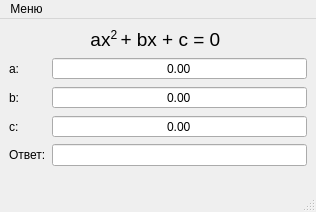
<?xml version="1.0" encoding="UTF-8"?>
<ui version="4.0">
 <class>MainWindow</class>
 <widget class="QMainWindow" name="MainWindow">
  <property name="geometry">
   <rect>
    <x>0</x>
    <y>0</y>
    <width>316</width>
    <height>212</height>
   </rect>
  </property>
  <property name="minimumSize">
   <size>
    <width>0</width>
    <height>212</height>
   </size>
  </property>
  <property name="maximumSize">
   <size>
    <width>16777215</width>
    <height>212</height>
   </size>
  </property>
  <property name="windowTitle">
   <string>Qt - задание №1</string>
  </property>
  <property name="windowOpacity">
   <double>1.000000000000000</double>
  </property>
  <widget class="QWidget" name="centralwidget">
   <layout class="QFormLayout" name="formLayout">
    <item row="1" column="0">
     <widget class="QLabel" name="label">
      <property name="text">
       <string>a:</string>
      </property>
     </widget>
    </item>
    <item row="2" column="0">
     <widget class="QLabel" name="label_2">
      <property name="text">
       <string>b:</string>
      </property>
     </widget>
    </item>
    <item row="3" column="0">
     <widget class="QLabel" name="label_3">
      <property name="text">
       <string>c:</string>
      </property>
     </widget>
    </item>
    <item row="4" column="0">
     <widget class="QLabel" name="label_4">
      <property name="text">
       <string>Ответ:</string>
      </property>
     </widget>
    </item>
    <item row="4" column="1">
     <widget class="QLineEdit" name="lineEditResult">
      <property name="alignment">
       <set>Qt::AlignCenter</set>
      </property>
      <property name="readOnly">
       <bool>true</bool>
      </property>
     </widget>
    </item>
    <item row="1" column="1">
     <widget class="QDoubleSpinBox" name="doubleSpinBoxA">
      <property name="wrapping">
       <bool>false</bool>
      </property>
      <property name="alignment">
       <set>Qt::AlignCenter</set>
      </property>
      <property name="buttonSymbols">
       <enum>QAbstractSpinBox::NoButtons</enum>
      </property>
      <property name="specialValueText">
       <string/>
      </property>
      <property name="showGroupSeparator" stdset="0">
       <bool>true</bool>
      </property>
      <property name="minimum">
       <double>-9999999.000000000000000</double>
      </property>
      <property name="maximum">
       <double>9999999.000000000000000</double>
      </property>
     </widget>
    </item>
    <item row="2" column="1">
     <widget class="QDoubleSpinBox" name="doubleSpinBoxB">
      <property name="wrapping">
       <bool>false</bool>
      </property>
      <property name="alignment">
       <set>Qt::AlignCenter</set>
      </property>
      <property name="buttonSymbols">
       <enum>QAbstractSpinBox::NoButtons</enum>
      </property>
      <property name="specialValueText">
       <string/>
      </property>
      <property name="showGroupSeparator" stdset="0">
       <bool>true</bool>
      </property>
      <property name="minimum">
       <double>-9999999.000000000000000</double>
      </property>
      <property name="maximum">
       <double>9999999.000000000000000</double>
      </property>
     </widget>
    </item>
    <item row="3" column="1">
     <widget class="QDoubleSpinBox" name="doubleSpinBoxC">
      <property name="wrapping">
       <bool>false</bool>
      </property>
      <property name="alignment">
       <set>Qt::AlignCenter</set>
      </property>
      <property name="buttonSymbols">
       <enum>QAbstractSpinBox::NoButtons</enum>
      </property>
      <property name="specialValueText">
       <string/>
      </property>
      <property name="keyboardTracking">
       <bool>true</bool>
      </property>
      <property name="showGroupSeparator" stdset="0">
       <bool>true</bool>
      </property>
      <property name="minimum">
       <double>-9999999.000000000000000</double>
      </property>
      <property name="maximum">
       <double>9999999.000000000000000</double>
      </property>
     </widget>
    </item>
    <item row="0" column="0" colspan="2">
     <widget class="QLabel" name="label_5">
      <property name="text">
       <string>&lt;html&gt;&lt;head/&gt;&lt;body&gt;&lt;p&gt;&lt;span style=&quot; font-size:14pt;&quot;&gt;ax&lt;/span&gt;&lt;span style=&quot; font-size:14pt; vertical-align:super;&quot;&gt;2 &lt;/span&gt;&lt;span style=&quot; font-size:14pt;&quot;&gt;+ bx + c = 0 &lt;/span&gt;&lt;/p&gt;&lt;/body&gt;&lt;/html&gt;</string>
      </property>
      <property name="alignment">
       <set>Qt::AlignCenter</set>
      </property>
     </widget>
    </item>
   </layout>
  </widget>
  <widget class="QMenuBar" name="menubar">
   <property name="geometry">
    <rect>
     <x>0</x>
     <y>0</y>
     <width>316</width>
     <height>22</height>
    </rect>
   </property>
   <widget class="QMenu" name="menu">
    <property name="title">
     <string>Меню</string>
    </property>
    <addaction name="actionExit"/>
   </widget>
   <addaction name="menu"/>
  </widget>
  <widget class="QStatusBar" name="statusbar"/>
  <action name="actionExit">
   <property name="text">
    <string>Выход</string>
   </property>
  </action>
 </widget>
 <resources/>
 <connections>
  <connection>
   <sender>actionExit</sender>
   <signal>triggered()</signal>
   <receiver>MainWindow</receiver>
   <slot>close()</slot>
   <hints>
    <hint type="sourcelabel">
     <x>-1</x>
     <y>-1</y>
    </hint>
    <hint type="destinationlabel">
     <x>140</x>
     <y>91</y>
    </hint>
   </hints>
  </connection>
 </connections>
</ui>
